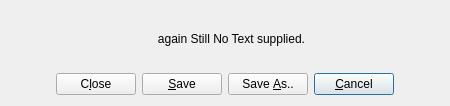
<?xml version="1.0" encoding="UTF-8"?>
<ui version="4.0">
 <class>QG_ExitDialog</class>
 <widget class="QDialog" name="QG_ExitDialog">
  <property name="geometry">
   <rect>
    <x>0</x>
    <y>0</y>
    <width>450</width>
    <height>106</height>
   </rect>
  </property>
  <property name="sizePolicy">
   <sizepolicy hsizetype="Minimum" vsizetype="Preferred">
    <horstretch>0</horstretch>
    <verstretch>0</verstretch>
   </sizepolicy>
  </property>
  <property name="minimumSize">
   <size>
    <width>450</width>
    <height>0</height>
   </size>
  </property>
  <property name="windowTitle">
   <string>QCad</string>
  </property>
  <property name="sizeGripEnabled">
   <bool>false</bool>
  </property>
  <layout class="QGridLayout">
   <property name="margin">
    <number>11</number>
   </property>
   <item row="1" column="0" colspan="2">
    <layout class="QHBoxLayout">
     <item>
      <spacer name="Horizontal Spacing2">
       <property name="orientation">
        <enum>Qt::Horizontal</enum>
       </property>
       <property name="sizeType">
        <enum>QSizePolicy::Expanding</enum>
       </property>
       <property name="sizeHint" stdset="0">
        <size>
         <width>20</width>
         <height>20</height>
        </size>
       </property>
      </spacer>
     </item>
     <item>
      <widget class="QPushButton" name="bLeave">
       <property name="text">
        <string>C&amp;lose</string>
       </property>
       <property name="autoDefault">
        <bool>true</bool>
       </property>
       <property name="default">
        <bool>false</bool>
       </property>
      </widget>
     </item>
     <item>
      <widget class="QPushButton" name="bSave">
       <property name="text">
        <string>&amp;Save</string>
       </property>
      </widget>
     </item>
     <item>
      <widget class="QPushButton" name="bSaveAs">
       <property name="text">
        <string>Save &amp;As..</string>
       </property>
      </widget>
     </item>
     <item>
      <widget class="QPushButton" name="bCancel">
       <property name="text">
        <string>&amp;Cancel</string>
       </property>
       <property name="autoDefault">
        <bool>true</bool>
       </property>
       <property name="default">
        <bool>true</bool>
       </property>
      </widget>
     </item>
     <item>
      <spacer name="spacer2">
       <property name="orientation">
        <enum>Qt::Horizontal</enum>
       </property>
       <property name="sizeType">
        <enum>QSizePolicy::Expanding</enum>
       </property>
       <property name="sizeHint" stdset="0">
        <size>
         <width>20</width>
         <height>20</height>
        </size>
       </property>
      </spacer>
     </item>
    </layout>
   </item>
   <item row="0" column="1">
    <widget class="QLabel" name="lQuestion">
     <property name="sizePolicy">
      <sizepolicy hsizetype="Preferred" vsizetype="Minimum">
       <horstretch>1</horstretch>
       <verstretch>0</verstretch>
      </sizepolicy>
     </property>
     <property name="text">
      <string>again Still No Text supplied.</string>
     </property>
     <property name="alignment">
      <set>Qt::AlignCenter</set>
     </property>
     <property name="wordWrap">
      <bool>true</bool>
     </property>
    </widget>
   </item>
   <item row="0" column="0">
    <widget class="QLabel" name="l_icon">
     <property name="text">
      <string/>
     </property>
     <property name="wordWrap">
      <bool>false</bool>
     </property>
    </widget>
   </item>
  </layout>
 </widget>
 <layoutdefault spacing="6" margin="11"/>
 <tabstops>
  <tabstop>bCancel</tabstop>
  <tabstop>bLeave</tabstop>
  <tabstop>bSave</tabstop>
  <tabstop>bSaveAs</tabstop>
 </tabstops>
 <resources>
  <include location="../../../res/extui/extui.qrc"/>
 </resources>
 <connections>
  <connection>
   <sender>bLeave</sender>
   <signal>clicked()</signal>
   <receiver>QG_ExitDialog</receiver>
   <slot>accept()</slot>
   <hints>
    <hint type="sourcelabel">
     <x>20</x>
     <y>20</y>
    </hint>
    <hint type="destinationlabel">
     <x>20</x>
     <y>20</y>
    </hint>
   </hints>
  </connection>
  <connection>
   <sender>bCancel</sender>
   <signal>clicked()</signal>
   <receiver>QG_ExitDialog</receiver>
   <slot>reject()</slot>
   <hints>
    <hint type="sourcelabel">
     <x>20</x>
     <y>20</y>
    </hint>
    <hint type="destinationlabel">
     <x>20</x>
     <y>20</y>
    </hint>
   </hints>
  </connection>
  <connection>
   <sender>bSave</sender>
   <signal>clicked()</signal>
   <receiver>QG_ExitDialog</receiver>
   <slot>slotSave()</slot>
   <hints>
    <hint type="sourcelabel">
     <x>20</x>
     <y>20</y>
    </hint>
    <hint type="destinationlabel">
     <x>20</x>
     <y>20</y>
    </hint>
   </hints>
  </connection>
  <connection>
   <sender>bSaveAs</sender>
   <signal>clicked()</signal>
   <receiver>QG_ExitDialog</receiver>
   <slot>slotSaveAs()</slot>
   <hints>
    <hint type="sourcelabel">
     <x>20</x>
     <y>20</y>
    </hint>
    <hint type="destinationlabel">
     <x>20</x>
     <y>20</y>
    </hint>
   </hints>
  </connection>
 </connections>
</ui>
